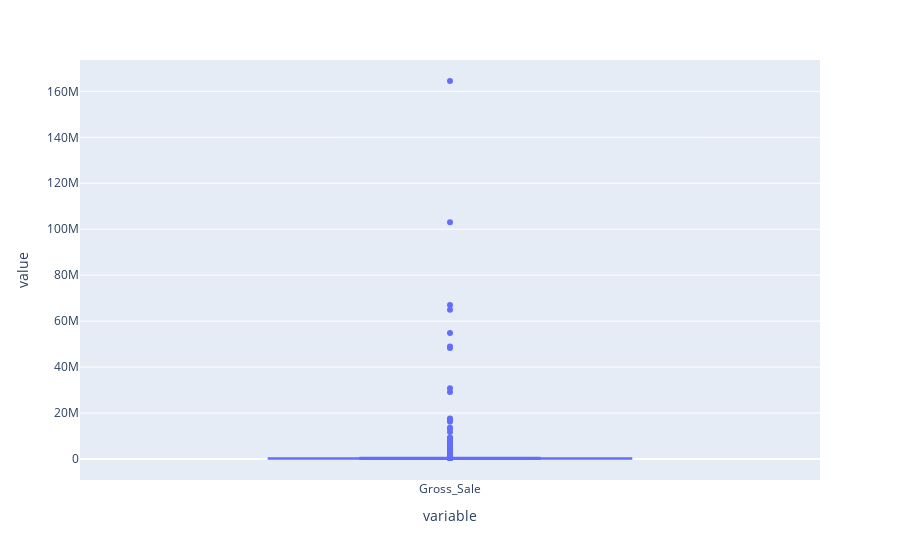

The cell this chart's notebook holds for it:
### Code cell
# box plot to see outliers

px.box(sales_data['Gross_Sale'])

### Figure 1 — Plotly figure (JSON) as saved in the notebook; plotly's stock layout.template omitted (floating-point values rounded to 4 significant figures; data arrays with more than 128 entries replaced by an {"elided": "..."} marker saying what was removed)
{"data": [{"alignmentgroup": "True", "hovertemplate": "variable=%{x}<br>value=%{y}<extra></extra>", "legendgroup": "", "marker": {"color": "#636efa"}, "name": "", "notched": false, "offsetgroup": "", "orientation": "v", "showlegend": false, "type": "box", "x": {"elided": "10006 str values"}, "x0": " ", "xaxis": "x", "y": {"elided": "10006 int values"}, "y0": " ", "yaxis": "y"}], "layout": {"boxmode": "group", "legend": {"tracegroupgap": 0}, "margin": {"t": 60}, "xaxis": {"anchor": "y", "domain": [0, 1], "title": {"text": "variable"}}, "yaxis": {"anchor": "x", "domain": [0, 1], "title": {"text": "value"}}}}
